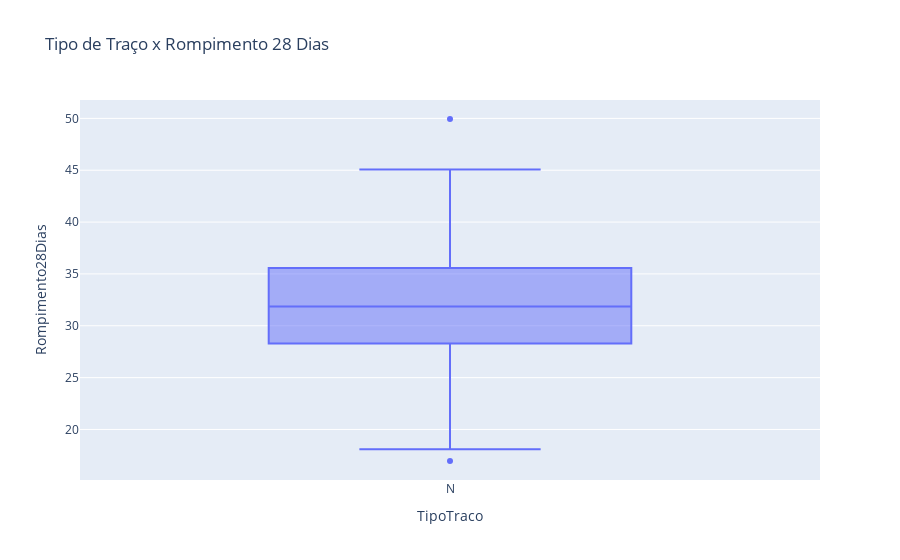

Notebook cell for this chart:
### Code cell
fig = px.box(dados_aglomerante, x="TipoTraco", y="Rompimento28Dias", title='Tipo de Traço x Rompimento 28 Dias')
fig.show()

### Figure 1 — Plotly figure (JSON) as saved in the notebook; plotly's stock layout.template omitted (floating-point values rounded to 4 significant figures; data arrays with more than 128 entries replaced by an {"elided": "..."} marker saying what was removed)
{"data": [{"alignmentgroup": "True", "hovertemplate": "TipoTraco=%{x}<br>Rompimento28Dias=%{y}<extra></extra>", "legendgroup": "", "marker": {"color": "#636efa"}, "name": "", "notched": false, "offsetgroup": "", "orientation": "v", "showlegend": false, "type": "box", "x": {"elided": "361 str values"}, "x0": " ", "xaxis": "x", "y": {"elided": "361 float values"}, "y0": " ", "yaxis": "y"}], "layout": {"boxmode": "group", "legend": {"tracegroupgap": 0}, "title": {"text": "Tipo de Traço x Rompimento 28 Dias"}, "xaxis": {"anchor": "y", "domain": [0, 1], "title": {"text": "TipoTraco"}}, "yaxis": {"anchor": "x", "domain": [0, 1], "title": {"text": "Rompimento28Dias"}}}}
